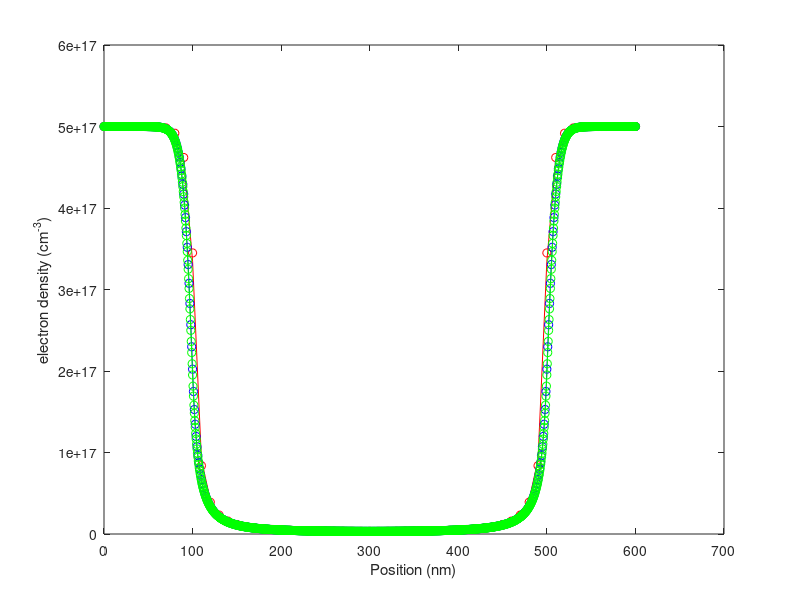

Here is the MATLAB script that generated this plot:
clear;


for r = 1:3
    if r == 1 % 10nm spacing
        Deltax = 10e-9; % 1 nm spacing // 0.5nm spacing  // 10nm spacing
        N = 61; % 600-nm-long structure //601  // 1201  //  61
        interface1 = 11; % At x=100 nm //101 // 201  // 11
        interface2 = 51; % At x=500 nm //501 // 1001 // 51
        
    elseif r == 2 % 1nm spacing
        Deltax = 1e-9; % 1 nm spacing // 0.5nm spacing  // 10nm spacing
        N = 601; % 600-nm-long structure //601  // 1201  //  61
        interface1 = 101; % At x=100 nm //101 // 201  // 11
        interface2 = 501; % At x=500 nm //501 // 1001 // 51
        
    else % 0.5nm spacing
        Deltax = 0.5e-9; % 1 nm spacing // 0.5nm spacing  // 10nm spacing
        N = 1201; % 600-nm-long structure //601  // 1201  //  61
        interface1 = 201; % At x=100 nm //101 // 201  // 11
        interface2 = 1001; % At x=500 nm //501 // 1001 // 51
    end
    
    q = 1.602192e-19; % Elementary charge, C
    eps0 = 8.854187817e-12; % Vacuum permittivity, F/m
    k_B = 1.380662e-23; % Boltzmann constant, J/K
    T = 300.0; % Temperature, K
    thermal = k_B*T/q; % Thermal voltage, V
    x = Deltax*transpose([0:N-1]); % real space, m
    eps_si = 11.7; eps_ox = 3.9; % Relative permittivity
    Ndon = 2e21*ones(N,1); % 2e15 /cm^3
    Ndon(1:interface1,1) = 5e23; % 5e17 /cm^3
    Ndon(interface2:N,1) = 5e23; % 5e17 /cm^3
    ni = 1.075e16; % 1.075e10 /cm^3
    coef = Deltax*Deltax*q/eps0;
    
    
    
    
    phi = zeros(N,1);
    phi(:,1) = thermal*log(Ndon(:,1)/ni);
    for newton=1:10
        res = zeros(N,1);
        Jaco = sparse(N,N);
        res(1,1) = phi(1,1) - thermal*log(Ndon(1,1)/ni);
        Jaco(1,1) = 1.0;
        for ii=2:N-1
            res(ii,1) = eps_si*(phi(ii+1,1)-2*phi(ii,1)+phi(ii-1,1));
            Jaco(ii,ii-1) = eps_si;
            Jaco(ii,ii ) = -2*eps_si;
            Jaco(ii,ii+1) = eps_si;
        end
        res(N,1) = phi(N,1) - thermal*log(Ndon(N,1)/ni);
        Jaco(N,N) = 1.0;
        for ii=2:N-1
            res(ii,1) = res(ii,1) - coef*(-Ndon(ii,1)+ni*exp(phi(ii,1)/thermal));
            Jaco(ii,ii) = Jaco(ii,ii) - coef*ni*exp(phi(ii,1)/thermal)/thermal;
        end
        update = Jaco \ (-res);
        phi = phi + update;
        norm(update,inf)
    end
    
    elec = zeros(N,1);    
    elec = ni*exp(phi/thermal);
    
    if r == 1
        plot(x*1e9,elec/1e6,'r');
        hold on;
    elseif r == 2
        plot(x*1e9,elec/1e6,'b');
        hold on;
    else
        plot(x*1e9,elec/1e6,'g');
        hold on;
    end
    
    %%% continuity equation  %%%
    elec = zeros(N,1);
    res_elec = zeros(N,1);
    Jaco_elec = sparse(N,N);
    
    res_elec(1,1) = elec(1,1) - Ndon(1,1);
    Jaco_elec(1,:) = 0.0;
    Jaco_elec(1,1) = 1.0;
    
    for ii=2:N-1
        res_elec(ii,1) = [0.5*(elec(ii+1,1)+elec(ii,1)) * (phi(ii+1,1)-phi(ii,1))/Deltax - thermal * (elec(ii+1,1)-elec(ii,1))/Deltax] - [0.5*(elec(ii,1)+elec(ii-1,1)) * (phi(ii,1)-phi(ii-1,1))/Deltax - thermal * (elec(ii,1)-elec(ii-1,1))/Deltax];
        Jaco_elec(ii,ii+1) = 0.5* (phi(ii+1,1)-phi(ii,1))/Deltax - thermal / Deltax;
        Jaco_elec(ii,ii ) = 0.5* (phi(ii+1,1)-phi(ii,1))/Deltax + thermal / Deltax - 0.5* (phi(ii,1)-phi(ii-1,1))/Deltax + thermal / Deltax;
        Jaco_elec(ii,ii-1) = - 0.5* (phi(ii,1)-phi(ii-1,1))/Deltax - thermal / Deltax;
    end
    
    
    res_elec(N,1) = elec(N,1) - Ndon(N,1);
    Jaco_elec(N,:) = 0.0;
    Jaco_elec(N,N) = 1.0;
    
    update_elec = Jaco_elec \ (-res_elec);
    elec = elec + update_elec;
    
    
    
    for newton=1:10
        res = zeros(2*N,1);
        Jaco = sparse(2*N,2*N);
        
        %%% Poisson %%%
        res(1,1) = phi(1,1) - thermal*log(Ndon(1,1)/ni);
        Jaco(1,1) = 1.0;
        
        for ii=2:N-1
            res(2*ii-1,1) = eps_si*(phi(ii+1,1)-2*phi(ii,1)+phi(ii-1,1)) + coef*(Ndon(ii,1)-elec(ii,1));
            Jaco(2*ii-1,2*ii+1) = eps_si;
            Jaco(2*ii-1,2*ii-1) = -2*eps_si;
            Jaco(2*ii-1,2*ii-3) = eps_si;
            Jaco(2*ii-1,2*ii ) = -coef;
        end
        res(2*N-1,1) = phi(N,1) - thermal*log(Ndon(N,1)/ni);
        Jaco(2*N-1,2*N-1) = 1.0;
        
        %%% Continuity %%%
        for ii=2:N-1 
            res(2*ii,1) = [0.5*(elec(ii+1,1)+elec(ii,1)) * (phi(ii+1,1)-phi(ii,1))/Deltax - thermal * (elec(ii+1,1)-elec(ii,1))/Deltax] - [0.5*(elec(ii,1)+elec(ii-1,1)) * (phi(ii,1)-phi(ii-1,1))/Deltax - thermal * (elec(ii,1)-elec(ii-1,1))/Deltax];
            Jaco(2*ii,2*ii+2) = 0.5* (phi(ii+1,1)-phi(ii,1))/Deltax - thermal / Deltax;
            Jaco(2*ii,2*ii ) = 0.5* (phi(ii+1,1)-phi(ii,1))/Deltax + thermal / Deltax - 0.5* (phi(ii,1)-phi(ii-1,1))/Deltax + thermal / Deltax;
            Jaco(2*ii,2*ii-2) = - 0.5* (phi(ii,1)-phi(ii-1,1))/Deltax - thermal / Deltax;
            Jaco(2*ii,2*ii+1) = [0.5*(elec(ii+1,1)+elec(ii,1)) /Deltax];
            Jaco(2*ii,2*ii-1) = [ - 0.5*(elec(ii+1,1)+elec(ii,1))/Deltax] - [0.5*(elec(ii,1)+elec(ii-1,1)) /Deltax];
            Jaco(2*ii,2*ii-3) = [0.5*(elec(ii,1)+elec(ii-1,1)) /Deltax];
            
            
        end
        
        res(2,1) = elec(1,1) - Ndon(1,1);
        Jaco(2,:) = 0.0;
        Jaco(2,2) = 1.0;
        res(2*N,1) = elec(N,1) - Ndon(N,1);
        Jaco(2*N,:) = 0.0;
        Jaco(2*N,2*N) = 1.0;
        
        Cvector = zeros(2*N,1);
        Cvector(1:2:2*N-1,1) = thermal;
        Cvector(2:2:2*N ,1) = max(abs(Ndon));
        Cmatrix = spdiags(Cvector,0,2*N,2*N);
        Jaco_scaled = Jaco * Cmatrix;
        Rvector = 1./sum(abs(Jaco_scaled),2);
        Rmatrix = spdiags(Rvector,0,2*N,2*N);
        Jaco_scaled = Rmatrix * Jaco_scaled;
        res_scaled = Rmatrix * res;
        update_scaled = Jaco_scaled \ (-res_scaled);
        update = Cmatrix * update_scaled;
        
        phi = phi + update(1:2:2*N-1,1);
        elec = elec + update(2:2:2*N,1);
        norm(update(1:2:2*N-1,1),inf)
    end
    
    if r == 1
        plot(x*1e9,elec/1e6,'ro');
        hold on;
    elseif r == 2
        plot(x*1e9,elec/1e6,'bo');
        hold on;
    else
        plot(x*1e9,elec/1e6,'go');
        hold on;
    end
end


xlabel('Position (nm)')
ylabel('electron density (cm^{-3})')
